Frame 1 (no input): blank canvas, image omitted
Frame 60 (no input): blank canvas, image omitted
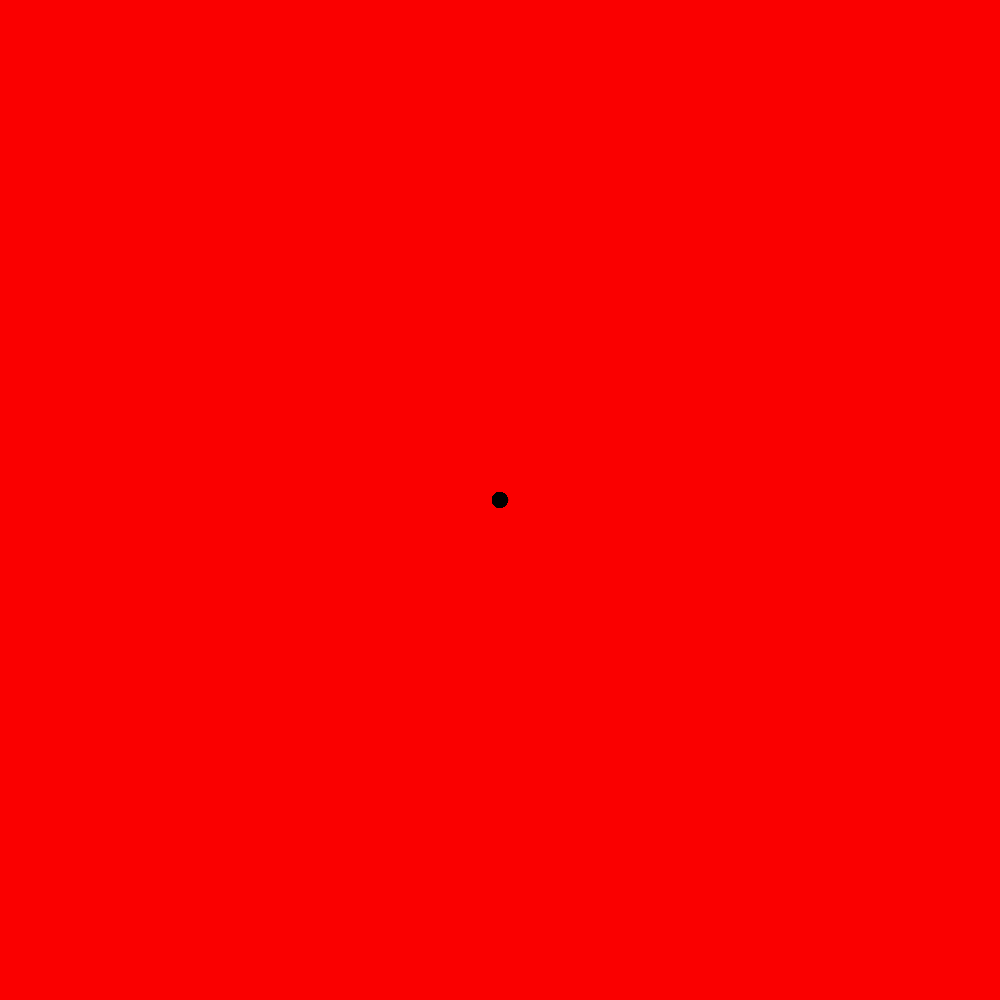
Frame 120 (the mouse pressed at the canvas centre since frame 60)

The p5.js sketch whose frames 1 and 60 were blank and that drew this single picture after the mouse press (run headless with seeded random() and noise() and a simulated clock; from frame 60 on, the mouse is pressed at the canvas centre):

// p5.js sketch
// ── sketch.js
function setup() {
  createCanvas(1000,1000)
  background(250,0,0)
  frameRate(1000)
}

function draw() {
  
if (keyIsPressed === true){
  fill(250,0,0)
  noStroke ()
  ellipse(mouseX,mouseY,40,40)
}

if (mouseIsPressed === true) {
  fill(0)
  ellipse(mouseX,mouseY,15,15)
}
//else none
}
